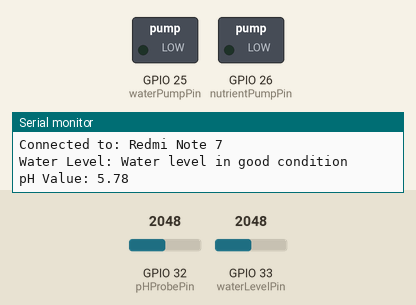
Bench run of a sketch on a simulated ESP32. Parts: switched loads named in the sketch (green lamp = pin HIGH), the last lines printed to the serial monitor. The inputs (shaded band) are chosen by the test bench; at power-on: GPIO 33 (waterLevelPin) = 2048, GPIO 32 (pHProbePin) = 2048. WiFi joins after 1.5 s; servers stay silent unless stated; uploads are accepted with an empty reply.

Above: at 3.2 s.
3.3 s: GPIO 33 (waterLevelPin) set to 0
At 4.4 s:
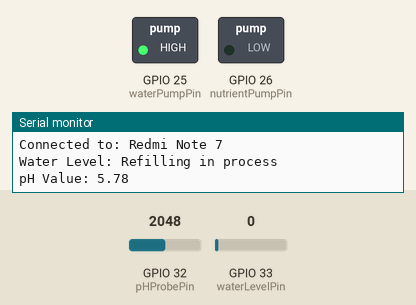
5.0 s: GPIO 33 (waterLevelPin) set to 73
At 6.2 s:
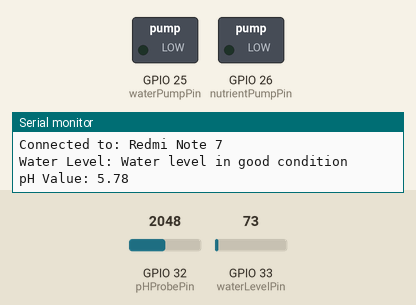
Timing chart, 0 to 8.0 s (numbered marks = the images above; inputs shaded):
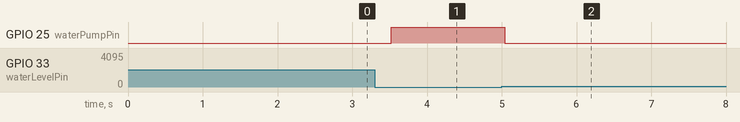

Measured:
- after the input at 3.3 s, GPIO 25 (waterPumpPin): LOW → HIGH after 0.22 s
- after the input at 5.0 s, GPIO 25 (waterPumpPin): HIGH → LOW at once

The sketch:

VERTICAL_FARMING_UPDATED4.ino
```cpp
#include <WiFi.h>
#include <HTTPClient.h>

// Define the maximum number of Wi-Fi networks
#define MAX_NETWORKS 2

// Structure to store Wi-Fi credentials
struct WiFiCredential {
  const char* ssid;
  const char* password;
};

// Array of Wi-Fi credentials
WiFiCredential wifiCredentials[MAX_NETWORKS] = {
  {"Redmi Note 7", "12345678"},
  {"MyUKM", ""}
};

const char* userId = "00625";
const char* pHSensorId = "0062501010101";
const char* waterLevelSensorId = "0062501010102";
const char* nodeId = "0062501010103";
const char* postUrl = "http://thingssentral.io/postlong";
const char* readUrl = "http://thingssentral.io/ReadNode?Params=tokenid|xxx@NodeId|";

const int waterLevelPin = 33;
const int pHProbePin = 32;
const int nutrientPumpPin = 26;
const int waterPumpPin = 25;
const float pHThreshold = 1.0;

WiFiClient client;

void setup() {
  Serial.begin(115200);

  // Connect to Wi-Fi
  connectToWiFi();

  // Configure peristaltic motor pin as output
  pinMode(nutrientPumpPin, OUTPUT);
  pinMode(waterPumpPin, OUTPUT);
}

void loop() {
  static unsigned long previousTime = 0;
  unsigned long currentTime = millis();
  unsigned long elapsedTime = currentTime - previousTime;

  if (WiFi.status() == WL_CONNECTED) {
    Serial.print("Connected to: ");
    Serial.println(WiFi.SSID());

    // Read water level
    int rawWaterLevel = analogRead(waterLevelPin);

    // Convert water level above 100 to 200
    int waterLevel = rawWaterLevel > 100 ? 200 : rawWaterLevel;

    Serial.print("Water Level: ");
    if (waterLevel == 0) {
      Serial.println("Refilling in process");
      digitalWrite(waterPumpPin, HIGH); // Start water pump
    } else {
      Serial.println("Water level in good condition");
      digitalWrite(waterPumpPin, LOW); // Stop water pump
    }

    // Read pH value
    int avgValue = 0;
    for (int i = 0; i < 10; i++) {
      avgValue += analogRead(pHProbePin);
      delay(10);
    }
    avgValue /= 10;

    float voltage = avgValue * (3.3 / 4095.0);
    float pHValue = 3.5 * voltage;

    Serial.print("pH Value: ");
    Serial.println(pHValue);

    // Read target pH value from the cloud
    float targetPHValue = readTargetPHValue();

    Serial.print("Target pH Value: ");
    Serial.println(targetPHValue);

    // Adjust peristaltic motor based on pH value
    if (pHValue > targetPHValue + pHThreshold) {
      // pH value is higher than target + threshold, reduce nutrient
      digitalWrite(nutrientPumpPin, LOW);
    } else if (pHValue < targetPHValue - pHThreshold) {
      // pH value is lower than target - threshold, increase nutrient
      digitalWrite(nutrientPumpPin, HIGH);
    } else {
      // pH value is within the acceptable range, stop nutrient adjustment
      digitalWrite(nutrientPumpPin, LOW);
    }

    // Check if 5 minutes have elapsed since the last data sending
    if (elapsedTime >= 300000) {
      // Construct the HTTP POST request
      String data = "userid|" + String(userId) + "@" +
                    waterLevelSensorId + "|" + String(waterLevel) + "@" +
                    pHSensorId + "|" + String(pHValue);

      // Print the simulated HTTP POST URL
      String url = String(postUrl) + "?data=" + data;
      Serial.print("Simulated HTTP POST URL: ");
      Serial.println(url);

      HTTPClient http;
      http.begin(client, url);
      http.addHeader("Content-Type", "application/x-www-form-urlencoded");
    // Send the POST request with an empty payload
      http.POST("");

      previousTime = currentTime; // Update the previous time for the next 5-minute interval

      http.end();

    }
  } else {
    // Attempt to reconnect to Wi-Fi if disconnected
    connectToWiFi();
  }
}


void connectToWiFi() {
  int numNetworks = sizeof(wifiCredentials) / sizeof(wifiCredentials[0]);

  for (int i = 0; i < numNetworks; i++) {
    Serial.printf("Connecting to Wi-Fi network: %s\n", wifiCredentials[i].ssid);
    WiFi.begin(wifiCredentials[i].ssid, wifiCredentials[i].password);

    int attempt = 0;
    while (WiFi.status() != WL_CONNECTED && attempt < 5) {
      delay(1000);
      Serial.print(".");
      attempt++;
    }

    if (WiFi.status() == WL_CONNECTED) {
      Serial.println("\nConnected to Wi-Fi");
      break;
    } else {
      Serial.println("\nFailed to connect to Wi-Fi");
    }
  }
}

float readTargetPHValue() {
  String readLink = String(readUrl) + String(nodeId);

  HTTPClient http;
  http.begin(client, readLink);

  int httpResponseCode = http.GET();
  if (httpResponseCode == 200) {
    String response = http.getString();
    int separatorIndex = response.indexOf('|');
    if (separatorIndex != -1) {
      String targetPHValueString = response.substring(separatorIndex + 1, response.lastIndexOf('|'));
      return targetPHValueString.toFloat();
    }
  }

  return 0.0; // Default value if reading fails
}
```
